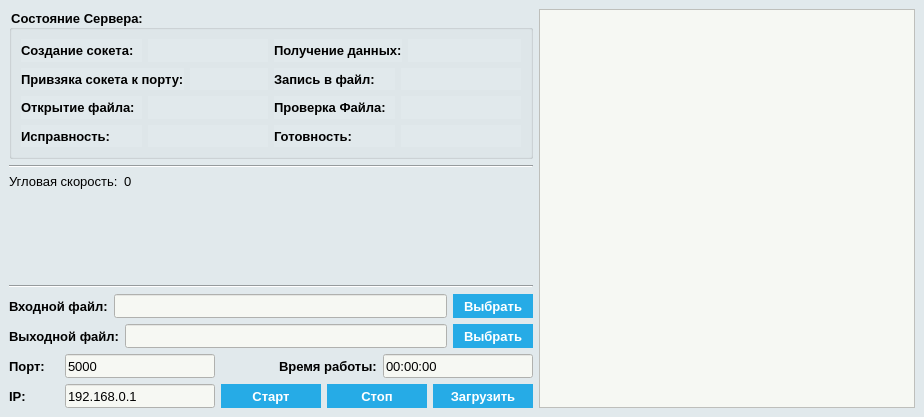
<?xml version="1.0" encoding="UTF-8"?>
<ui version="4.0">
 <class>Server</class>
 <widget class="QMainWindow" name="Server">
  <property name="geometry">
   <rect>
    <x>0</x>
    <y>0</y>
    <width>924</width>
    <height>417</height>
   </rect>
  </property>
  <property name="minimumSize">
   <size>
    <width>924</width>
    <height>417</height>
   </size>
  </property>
  <property name="maximumSize">
   <size>
    <width>924</width>
    <height>417</height>
   </size>
  </property>
  <property name="focusPolicy">
   <enum>Qt::StrongFocus</enum>
  </property>
  <property name="contextMenuPolicy">
   <enum>Qt::DefaultContextMenu</enum>
  </property>
  <property name="windowTitle">
   <string>GYRO</string>
  </property>
  <property name="styleSheet">
   <string notr="true">background-color: #E1E9EC;</string>
  </property>
  <property name="tabShape">
   <enum>QTabWidget::Rounded</enum>
  </property>
  <widget class="QWidget" name="centralwidget">
   <layout class="QGridLayout" name="gridLayout">
    <item row="0" column="0">
     <layout class="QVBoxLayout" name="verticalLayout">
      <property name="sizeConstraint">
       <enum>QLayout::SetFixedSize</enum>
      </property>
      <item>
       <widget class="QGroupBox" name="groupBox">
        <property name="minimumSize">
         <size>
          <width>0</width>
          <height>150</height>
         </size>
        </property>
        <property name="font">
         <font>
          <pointsize>10</pointsize>
          <weight>75</weight>
          <bold>true</bold>
         </font>
        </property>
        <property name="title">
         <string>Состояние Сервера:</string>
        </property>
        <layout class="QGridLayout" name="gridLayout_2">
         <item row="0" column="0">
          <layout class="QHBoxLayout" name="horizontalLayout_9">
           <item>
            <widget class="QLabel" name="label_4">
             <property name="font">
              <font>
               <pointsize>10</pointsize>
               <weight>75</weight>
               <bold>true</bold>
              </font>
             </property>
             <property name="text">
              <string>Создание сокета:</string>
             </property>
            </widget>
           </item>
           <item>
            <widget class="Led" name="sockState">
             <property name="text">
              <string/>
             </property>
            </widget>
           </item>
          </layout>
         </item>
         <item row="2" column="0">
          <layout class="QHBoxLayout" name="horizontalLayout_16">
           <item>
            <widget class="QLabel" name="label_17">
             <property name="font">
              <font>
               <pointsize>10</pointsize>
               <weight>75</weight>
               <bold>true</bold>
              </font>
             </property>
             <property name="text">
              <string>Открытие файла:</string>
             </property>
            </widget>
           </item>
           <item>
            <widget class="Led" name="fileState">
             <property name="text">
              <string/>
             </property>
            </widget>
           </item>
          </layout>
         </item>
         <item row="0" column="1">
          <layout class="QHBoxLayout" name="horizontalLayout_17">
           <item>
            <widget class="QLabel" name="label_18">
             <property name="font">
              <font>
               <pointsize>10</pointsize>
               <weight>75</weight>
               <bold>true</bold>
              </font>
             </property>
             <property name="text">
              <string>Получение данных:</string>
             </property>
            </widget>
           </item>
           <item>
            <widget class="Led" name="receiveState">
             <property name="text">
              <string/>
             </property>
            </widget>
           </item>
          </layout>
         </item>
         <item row="1" column="0">
          <layout class="QHBoxLayout" name="horizontalLayout_15">
           <item>
            <widget class="QLabel" name="label_16">
             <property name="font">
              <font>
               <pointsize>10</pointsize>
               <weight>75</weight>
               <bold>true</bold>
              </font>
             </property>
             <property name="text">
              <string>Привзяка сокета к порту:</string>
             </property>
            </widget>
           </item>
           <item>
            <widget class="Led" name="bindState">
             <property name="text">
              <string/>
             </property>
            </widget>
           </item>
          </layout>
         </item>
         <item row="2" column="1">
          <layout class="QHBoxLayout" name="horizontalLayout_20">
           <item>
            <widget class="QLabel" name="label_21">
             <property name="font">
              <font>
               <pointsize>10</pointsize>
               <weight>75</weight>
               <bold>true</bold>
              </font>
             </property>
             <property name="text">
              <string>Проверка Файла:</string>
             </property>
            </widget>
           </item>
           <item>
            <widget class="Led" name="checkState">
             <property name="text">
              <string/>
             </property>
            </widget>
           </item>
          </layout>
         </item>
         <item row="1" column="1">
          <layout class="QHBoxLayout" name="horizontalLayout_19">
           <item>
            <widget class="QLabel" name="label_20">
             <property name="font">
              <font>
               <pointsize>10</pointsize>
               <weight>75</weight>
               <bold>true</bold>
              </font>
             </property>
             <property name="text">
              <string>Запись в файл:</string>
             </property>
            </widget>
           </item>
           <item>
            <widget class="Led" name="writeState">
             <property name="text">
              <string/>
             </property>
            </widget>
           </item>
          </layout>
         </item>
         <item row="3" column="0">
          <layout class="QHBoxLayout" name="horizontalLayout_18">
           <item>
            <widget class="QLabel" name="label_19">
             <property name="font">
              <font>
               <pointsize>10</pointsize>
               <weight>75</weight>
               <bold>true</bold>
              </font>
             </property>
             <property name="text">
              <string>Исправность:</string>
             </property>
            </widget>
           </item>
           <item>
            <widget class="Led" name="goState_2">
             <property name="text">
              <string/>
             </property>
            </widget>
           </item>
          </layout>
         </item>
         <item row="3" column="1">
          <layout class="QHBoxLayout" name="horizontalLayout_21">
           <item>
            <widget class="QLabel" name="label_22">
             <property name="font">
              <font>
               <pointsize>10</pointsize>
               <weight>75</weight>
               <bold>true</bold>
              </font>
             </property>
             <property name="text">
              <string>Готовность:</string>
             </property>
            </widget>
           </item>
           <item>
            <widget class="Led" name="goState">
             <property name="text">
              <string/>
             </property>
            </widget>
           </item>
          </layout>
         </item>
        </layout>
       </widget>
      </item>
      <item>
       <widget class="Line" name="line">
        <property name="orientation">
         <enum>Qt::Horizontal</enum>
        </property>
       </widget>
      </item>
      <item>
       <layout class="QFormLayout" name="formLayout">
        <item row="0" column="0">
         <widget class="QLabel" name="label_23">
          <property name="font">
           <font>
            <pointsize>10</pointsize>
            <weight>50</weight>
            <bold>false</bold>
           </font>
          </property>
          <property name="text">
           <string>Угловая скорость:</string>
          </property>
         </widget>
        </item>
        <item row="0" column="1">
         <widget class="QLabel" name="label_ysv">
          <property name="font">
           <font>
            <pointsize>10</pointsize>
            <weight>50</weight>
            <bold>false</bold>
           </font>
          </property>
          <property name="text">
           <string>0</string>
          </property>
         </widget>
        </item>
       </layout>
      </item>
      <item>
       <spacer name="verticalSpacer">
        <property name="orientation">
         <enum>Qt::Vertical</enum>
        </property>
        <property name="sizeHint" stdset="0">
         <size>
          <width>20</width>
          <height>40</height>
         </size>
        </property>
       </spacer>
      </item>
      <item>
       <widget class="Line" name="line_2">
        <property name="orientation">
         <enum>Qt::Horizontal</enum>
        </property>
       </widget>
      </item>
      <item>
       <layout class="QHBoxLayout" name="horizontalLayout_3">
        <item>
         <widget class="QLabel" name="label_6">
          <property name="font">
           <font>
            <pointsize>10</pointsize>
            <weight>75</weight>
            <bold>true</bold>
           </font>
          </property>
          <property name="text">
           <string>Входной файл:</string>
          </property>
         </widget>
        </item>
        <item>
         <widget class="QLineEdit" name="fileDirLineEdit">
          <property name="minimumSize">
           <size>
            <width>0</width>
            <height>24</height>
           </size>
          </property>
          <property name="styleSheet">
           <string notr="true">background-color: #F6F8F3;

</string>
          </property>
         </widget>
        </item>
        <item>
         <widget class="QPushButton" name="selectFile2Button">
          <property name="minimumSize">
           <size>
            <width>80</width>
            <height>24</height>
           </size>
          </property>
          <property name="maximumSize">
           <size>
            <width>80</width>
            <height>24</height>
           </size>
          </property>
          <property name="font">
           <font>
            <pointsize>10</pointsize>
            <weight>75</weight>
            <bold>true</bold>
           </font>
          </property>
          <property name="cursor">
           <cursorShape>PointingHandCursor</cursorShape>
          </property>
          <property name="styleSheet">
           <string notr="true">QPushButton {
	border: none;
	background-color: #26ABE6;
	color: white;
	font-weight: bold;
}

QPushButton:hover {
	background-color: rgb(52, 194, 255);
}

QPushButton:focus {
	background-color: rgb(0, 85, 197);
}

QPushButton:disabled {
	background-color: #556B79;
}</string>
          </property>
          <property name="text">
           <string>Выбрать</string>
          </property>
         </widget>
        </item>
       </layout>
      </item>
      <item>
       <layout class="QHBoxLayout" name="horizontalLayout_4">
        <item>
         <layout class="QHBoxLayout" name="horizontalLayout_2">
          <item>
           <widget class="QLabel" name="label_2">
            <property name="font">
             <font>
              <pointsize>10</pointsize>
              <weight>75</weight>
              <bold>true</bold>
             </font>
            </property>
            <property name="autoFillBackground">
             <bool>false</bool>
            </property>
            <property name="text">
             <string>Выходной файл:</string>
            </property>
           </widget>
          </item>
          <item>
           <widget class="QLineEdit" name="fileNameLineEdit">
            <property name="minimumSize">
             <size>
              <width>0</width>
              <height>24</height>
             </size>
            </property>
            <property name="font">
             <font>
              <pointsize>8</pointsize>
             </font>
            </property>
            <property name="styleSheet">
             <string notr="true">background-color: #F6F8F3;

</string>
            </property>
           </widget>
          </item>
          <item>
           <widget class="QPushButton" name="selectFileButton">
            <property name="enabled">
             <bool>true</bool>
            </property>
            <property name="minimumSize">
             <size>
              <width>80</width>
              <height>24</height>
             </size>
            </property>
            <property name="baseSize">
             <size>
              <width>0</width>
              <height>0</height>
             </size>
            </property>
            <property name="font">
             <font>
              <pointsize>10</pointsize>
              <weight>75</weight>
              <bold>true</bold>
             </font>
            </property>
            <property name="cursor">
             <cursorShape>PointingHandCursor</cursorShape>
            </property>
            <property name="acceptDrops">
             <bool>false</bool>
            </property>
            <property name="autoFillBackground">
             <bool>false</bool>
            </property>
            <property name="styleSheet">
             <string notr="true">QPushButton {
	border: none;
	background-color: #26ABE6;
	color: white;
	font-weight: bold;
}

QPushButton:hover {
	background-color: rgb(52, 194, 255);
}

QPushButton:focus {
	background-color: rgb(0, 85, 197);
}

QPushButton:disabled {
	background-color: #556B79;
}</string>
            </property>
            <property name="text">
             <string>Выбрать</string>
            </property>
            <property name="default">
             <bool>false</bool>
            </property>
            <property name="flat">
             <bool>false</bool>
            </property>
           </widget>
          </item>
         </layout>
        </item>
       </layout>
      </item>
      <item>
       <layout class="QHBoxLayout" name="horizontalLayout_6">
        <item>
         <layout class="QHBoxLayout" name="horizontalLayout">
          <property name="sizeConstraint">
           <enum>QLayout::SetFixedSize</enum>
          </property>
          <item>
           <widget class="QLabel" name="label">
            <property name="minimumSize">
             <size>
              <width>50</width>
              <height>0</height>
             </size>
            </property>
            <property name="font">
             <font>
              <pointsize>10</pointsize>
              <weight>75</weight>
              <bold>true</bold>
             </font>
            </property>
            <property name="text">
             <string>Порт:</string>
            </property>
           </widget>
          </item>
          <item>
           <widget class="QLineEdit" name="portEdit">
            <property name="minimumSize">
             <size>
              <width>150</width>
              <height>24</height>
             </size>
            </property>
            <property name="maximumSize">
             <size>
              <width>150</width>
              <height>16777215</height>
             </size>
            </property>
            <property name="font">
             <font>
              <pointsize>10</pointsize>
             </font>
            </property>
            <property name="styleSheet">
             <string notr="true">background-color: #F6F8F3;</string>
            </property>
            <property name="inputMask">
             <string/>
            </property>
            <property name="text">
             <string>5000</string>
            </property>
            <property name="maxLength">
             <number>5</number>
            </property>
           </widget>
          </item>
          <item>
           <spacer name="horizontalSpacer">
            <property name="orientation">
             <enum>Qt::Horizontal</enum>
            </property>
            <property name="sizeHint" stdset="0">
             <size>
              <width>1</width>
              <height>20</height>
             </size>
            </property>
           </spacer>
          </item>
          <item>
           <widget class="QLabel" name="label_5">
            <property name="minimumSize">
             <size>
              <width>97</width>
              <height>0</height>
             </size>
            </property>
            <property name="font">
             <font>
              <pointsize>10</pointsize>
              <weight>75</weight>
              <bold>true</bold>
             </font>
            </property>
            <property name="text">
             <string>Время работы:</string>
            </property>
           </widget>
          </item>
          <item>
           <widget class="QLineEdit" name="timeEdit">
            <property name="minimumSize">
             <size>
              <width>150</width>
              <height>24</height>
             </size>
            </property>
            <property name="maximumSize">
             <size>
              <width>150</width>
              <height>24</height>
             </size>
            </property>
            <property name="baseSize">
             <size>
              <width>150</width>
              <height>24</height>
             </size>
            </property>
            <property name="font">
             <font>
              <pointsize>10</pointsize>
             </font>
            </property>
            <property name="styleSheet">
             <string notr="true">background-color: #F6F8F3;</string>
            </property>
            <property name="inputMask">
             <string/>
            </property>
            <property name="text">
             <string>00:00:00</string>
            </property>
            <property name="echoMode">
             <enum>QLineEdit::Normal</enum>
            </property>
            <property name="placeholderText">
             <string/>
            </property>
           </widget>
          </item>
         </layout>
        </item>
       </layout>
      </item>
      <item>
       <layout class="QHBoxLayout" name="horizontalLayout_5">
        <item>
         <layout class="QHBoxLayout" name="horizontalLayout_7">
          <item>
           <widget class="QLabel" name="label_3">
            <property name="minimumSize">
             <size>
              <width>50</width>
              <height>0</height>
             </size>
            </property>
            <property name="font">
             <font>
              <pointsize>10</pointsize>
              <weight>75</weight>
              <bold>true</bold>
             </font>
            </property>
            <property name="text">
             <string>IP:</string>
            </property>
           </widget>
          </item>
          <item>
           <widget class="QLineEdit" name="ipEdit">
            <property name="minimumSize">
             <size>
              <width>150</width>
              <height>24</height>
             </size>
            </property>
            <property name="maximumSize">
             <size>
              <width>150</width>
              <height>16777215</height>
             </size>
            </property>
            <property name="font">
             <font>
              <pointsize>10</pointsize>
             </font>
            </property>
            <property name="styleSheet">
             <string notr="true">background-color: #F6F8F3;</string>
            </property>
            <property name="text">
             <string>192.168.0.1</string>
            </property>
           </widget>
          </item>
          <item>
           <widget class="QPushButton" name="startButton">
            <property name="sizePolicy">
             <sizepolicy hsizetype="Expanding" vsizetype="Fixed">
              <horstretch>0</horstretch>
              <verstretch>0</verstretch>
             </sizepolicy>
            </property>
            <property name="minimumSize">
             <size>
              <width>100</width>
              <height>24</height>
             </size>
            </property>
            <property name="font">
             <font>
              <pointsize>10</pointsize>
              <weight>75</weight>
              <bold>true</bold>
             </font>
            </property>
            <property name="cursor">
             <cursorShape>PointingHandCursor</cursorShape>
            </property>
            <property name="styleSheet">
             <string notr="true">QPushButton {
	border: none;
	background-color: #26ABE6;
	color: white;
	font-weight: bold;
}

QPushButton:hover {
	background-color: rgb(52, 194, 255);
}

QPushButton:focus {
	background-color: rgb(0, 85, 197);
}

QPushButton:disabled {
	background-color: #556B79;
}</string>
            </property>
            <property name="text">
             <string>Старт</string>
            </property>
           </widget>
          </item>
          <item>
           <widget class="QPushButton" name="stopButton">
            <property name="sizePolicy">
             <sizepolicy hsizetype="Expanding" vsizetype="Fixed">
              <horstretch>0</horstretch>
              <verstretch>0</verstretch>
             </sizepolicy>
            </property>
            <property name="minimumSize">
             <size>
              <width>100</width>
              <height>24</height>
             </size>
            </property>
            <property name="font">
             <font>
              <pointsize>10</pointsize>
              <weight>75</weight>
              <bold>true</bold>
             </font>
            </property>
            <property name="cursor">
             <cursorShape>PointingHandCursor</cursorShape>
            </property>
            <property name="styleSheet">
             <string notr="true">QPushButton {
	border: none;
	background-color: #26ABE6;
	color: white;
	font-weight: bold;
}

QPushButton:hover {
	background-color: rgb(52, 194, 255);
}

QPushButton:focus {
	background-color: rgb(0, 85, 197);
}

QPushButton:disabled {
	background-color: #556B79;
}</string>
            </property>
            <property name="text">
             <string>Стоп</string>
            </property>
           </widget>
          </item>
          <item>
           <widget class="QPushButton" name="pushButton_2">
            <property name="minimumSize">
             <size>
              <width>100</width>
              <height>24</height>
             </size>
            </property>
            <property name="font">
             <font>
              <pointsize>10</pointsize>
              <weight>75</weight>
              <bold>true</bold>
             </font>
            </property>
            <property name="styleSheet">
             <string notr="true">QPushButton {
	border: none;
	background-color: #26ABE6;
	color: white;
	font-weight: bold;
}

QPushButton:hover {
	background-color: rgb(52, 194, 255);
}

QPushButton:focus {
	background-color: rgb(0, 85, 197);
}

QPushButton:disabled {
	background-color: #556B79;
}</string>
            </property>
            <property name="text">
             <string>Загрузить</string>
            </property>
           </widget>
          </item>
         </layout>
        </item>
       </layout>
      </item>
     </layout>
    </item>
    <item row="0" column="1">
     <widget class="QTextEdit" name="infoEdit">
      <property name="enabled">
       <bool>true</bool>
      </property>
      <property name="minimumSize">
       <size>
        <width>0</width>
        <height>0</height>
       </size>
      </property>
      <property name="maximumSize">
       <size>
        <width>16777215</width>
        <height>16777215</height>
       </size>
      </property>
      <property name="font">
       <font>
        <pointsize>10</pointsize>
       </font>
      </property>
      <property name="styleSheet">
       <string notr="true">background-color: #F6F8F3;</string>
      </property>
      <property name="undoRedoEnabled">
       <bool>false</bool>
      </property>
      <property name="readOnly">
       <bool>true</bool>
      </property>
      <property name="overwriteMode">
       <bool>false</bool>
      </property>
     </widget>
    </item>
   </layout>
  </widget>
 </widget>
 <customwidgets>
  <customwidget>
   <class>Led</class>
   <extends>QLabel</extends>
   <header>led.h</header>
  </customwidget>
 </customwidgets>
 <resources/>
 <connections/>
</ui>
